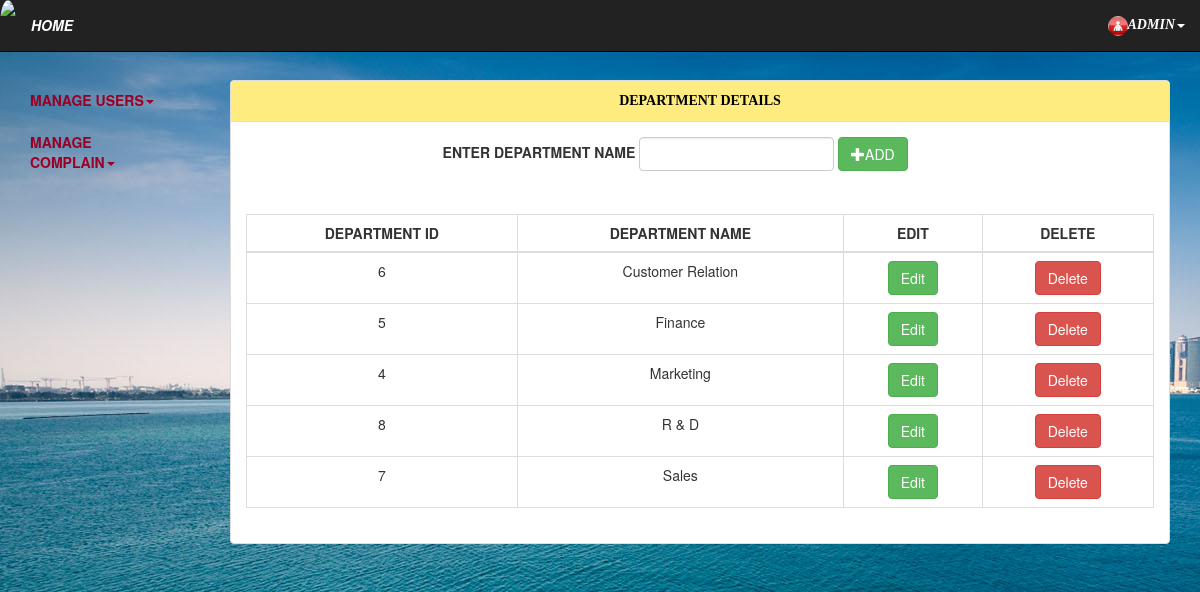
The app's page /dept.php with its own data.
### tables this page shows
CREATE TABLE `dept_details` (
  `dept_id` int(11) NOT NULL,
  `dept_name` varchar(50) NOT NULL
);

### dept.php (the view, shortened to what this page needs)
<!doctype html>
<?php
include 'db_config.php';
?>
<html>
<head>
<link href="bootstrap/css/bootstrap.min.css" rel="stylesheet">
<link href="bootstrap/css/login1.css" rel="stylesheet">
</head>
<body data-spy="scroll" data-target="#myScrollspy" data-offset="15" style="overflow-y:scroll">
<nav class="navbar navbar-inverse navbar-fixed-top" style="border-radius:0px">
<div class="container-fluid">
<div class="navbar-header">
<a class="navbar-brand" href="#"><img src="logo3.png" height="100%" width="auto" class="img-circle"></a>
</div>
<ul class="nav navbar-nav">
<li><a href="admin_home.php"><strong><em>HOME</em></strong></a></li>
</ul>
<div class="collapse navbar-collapse">
<ul class="nav navbar-nav navbar-right">
<li class="dropdown">
<a class="dropdown-toggle" data-toggle="dropdown" href="#" style="font-family:georgia"><img src="admin3.jpg" class="img-circle"><strong><em>ADMIN</em></strong><span class="caret"></span></a>
</li>
</ul>
</div>
</div>
</nav>
<div class="row" style="padding-top:80px">
<div class="container-fluid">
<nav class="col-sm-2" id="myScrollspy">
<ul class="nav nav-pills nav-stacked" data-spy="affix" data-offset-top="205">
<li class="dropdown">
<a class="dropdown-toggle" id="1" href="#" style="color:#990026"><strong>MANAGE USERS</strong><span class="caret"></span></a>
</li>
<li class="dropdown">
<a class="dropdown-toggle" data-toggle="dropdown" id="2" href="#" style="color:#990026"><strong>MANAGE COMPLAIN</strong><span class="caret"></span></a>
</li>
</ul>
</nav>
<div class="col-sm-10">
<div class="container-fluid">
<div class="panel panel-default">
<div class="panel-heading" style="font-family:georgia;color:black;background-color: #ffec80;"><div class="text-center"><strong>DEPARTMENT DETAILS</strong></div></div>
<div class="panel-body" style="max-height:450px;overflow-y:scroll;">
<form class="form-inline" role="form" method="post" action="<?php echo htmlspecialchars($_SERVER["PHP_SELF"]); ?>">
<div class="container center_div">
<div class="form-group">
<label for="dept_name">ENTER DEPARTMENT NAME</label>
<input type="text" class="form-control" name="dept_name" id="dept_name" required="required">
</div>
<button type="submit" name="submit" class="btn btn-success"><span class="glyphicon glyphicon-plus"></span>ADD</button>
</div>
</form>
<div class="row">
<div class="col-lg-12">
</div>
</div>
<div class="row">
<div class="col-lg-12">
</div>
</div>
<div class="row">
<div class="col-lg-12">
</div>
</div>
<br><br>
<div class="table-responsive">
<table class="table table-bordered">
<thead>
<tr>
<th class="text-center">DEPARTMENT ID</th>
<th class="text-center"> DEPARTMENT NAME</th>
<th class="text-center">EDIT</th>
<th class="text-center">DELETE</th>
</tr>
</thead>
<tbody>
 <?php
$sql="select * from dept_details";
$query=mysqli_query($conn,$sql);
foreach ($query as $tb){
?>
<tr>
<td class="text-center"><?php echo $tb['dept_id']; ?></td>
<td class="text-center"><?php echo $tb['dept_name']; ?></td>
<td class="text-center"><button class="btn btn-success" data-toggle="modal" data-target="#editModal<?php echo $tb['dept_id']; ?>">Edit</button></td>
<td class="text-center"><a class="btn btn-danger" href="delete_dept.php?id=<?php echo $tb['dept_id']; ?>">Delete</a></td>
</tr>
<?php } ?>
</tbody>
</table>
</div>
</div>
</div>
</div>
</div>
</div>
</div>
</body>
</html>

### dept.php (style rules this page uses)
body { background-image:url("bckg1.jpg"); }
.img-circle { height:20px; width:auto; }
.navbar-inverse .navbar-nav > li > a { color:white; }
.container.center_div { margin:auto; width:60%; }

### records on screen
dept_details: dept_id "6", dept_name "Customer Relation"
dept_details: dept_id "5", dept_name "Finance"
dept_details: dept_id "4", dept_name "Marketing"
dept_details: dept_id "8", dept_name "R & D"
dept_details: dept_id "7", dept_name "Sales"
